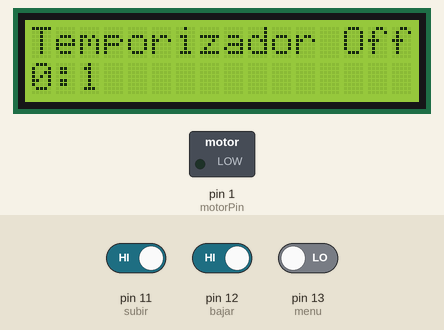
Recording of a sketch running on a simulated Arduino Uno, built with avr-gcc and run on an emulated ATmega328P. Shown: 16×2 character LCD, switched loads named in the sketch (green lamp = pin HIGH). The inputs (shaded band) are chosen by the test bench; at power-on: pin 11 (subir) HIGH, pin 12 (bajar) HIGH, pin 13 (menu) LOW. EEPROM starts erased.

Above: at 1.2 s.
1.3 s: pin 11 (subir) driven LOW and pin 12 (bajar) driven LOW and pin 13 (menu) driven HIGH
At 2.7 s:
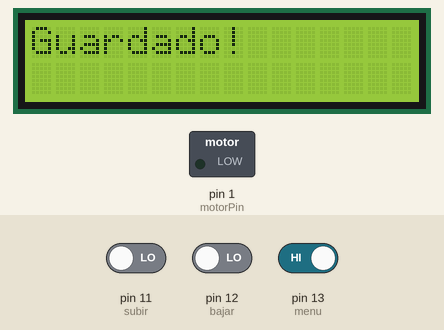
4.3 s: pin 11 (subir) driven HIGH
At 6.3 s:
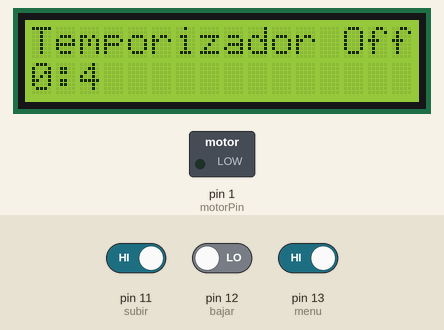
7.0 s: pin 11 (subir) driven LOW
At 9.1 s:
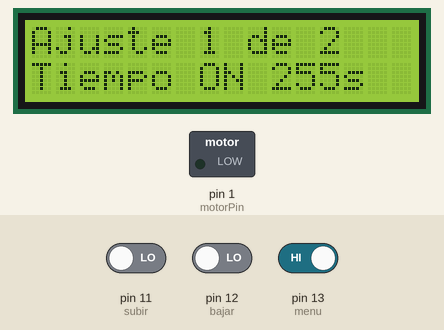
9.2 s: pin 12 (bajar) driven HIGH
10.7 s: pin 13 (menu) driven LOW
At 11.01 s:
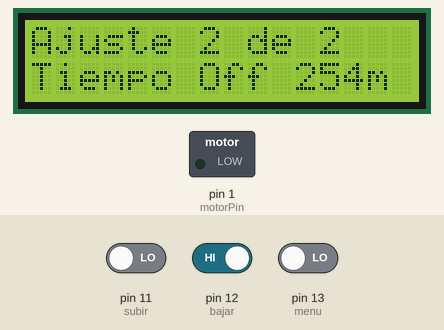
12.4 s: pin 11 (subir) driven HIGH and pin 12 (bajar) driven LOW
At 14.68 s:
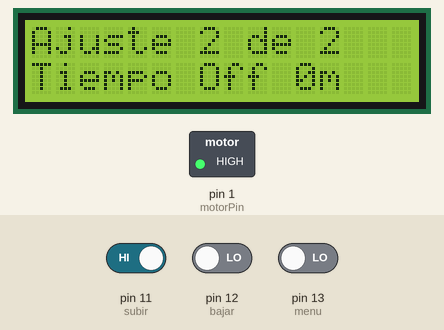
Timing chart, 0 to 16.2 s (numbered marks = the images above; inputs shaded):
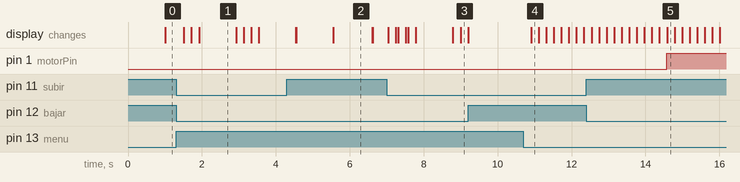

Measured:
- after the input at 1.3 s, the display: first changes after 0.21 s (image 1 shows a later state)
- after the input at 4.3 s, the display: first differs from a run without the input after 0.25 s (image 2 shows a later state)
- after the input at 7.0 s, the display: first changes at once (image 3 shows a later state)
- after the input at 10.7 s, the display: changes after 0.21 s (image 4)
- after the input at 12.4 s, pin 1 (motorPin): LOW → HIGH after 2.2 s
- what the display in image 1 shows lasts 1.0 s, from 1.9 s to 2.9 s
- what the display in image 2 shows lasts 1.0 s, from 5.6 s to 6.6 s

The sketch:

Temporizador_PRO_1.8.ino
```cpp
// include the library code:
#include <LiquidCrystal.h>
#include <EEPROM.h>
#include <avr/wdt.h>

int tiempoOn = 8; // segundos
int tiempoOff = 1; // minutos
int eepromTiempoOn = 10;
int eepromTiempoOff = 11;
const int motorPin =  1;      // the number of the LED pin
int subirEstado;
int bajarEstado;
int menuEstado;
const int subir = 11;
const int bajar = 12;
const int menu = 13;
int motorState = LOW;             // ledState used to set the LED
unsigned long previousMillis = 0;        // will store last time LED was updated
const long interval = 1000;           // interval at which to blink (milliseconds)
int minutos = 0;
int segundos = 0;
int contadorMenu = 0;
const int rs = 8, en = 7, d4 = 6, d5 = 5, d6 = 4, d7 = 0;
LiquidCrystal lcd(rs, en, d4, d5, d6, d7); //pin real: rs = 14, E = 13, D4 = 12, D5 = 11, D6 = 6, D7 = 2

void setup() {
  // ******************************************************** Watch Dog
  wdt_disable();    // Sumamente importante, para desabilitar el WDT
  // ******************************************************** Watch Dog
  pinMode(motorPin, OUTPUT);
  pinMode(subir, INPUT);
  pinMode(bajar,INPUT);
  pinMode(menu, INPUT);
  tiempoOn = EEPROM.read(eepromTiempoOn);
  tiempoOff = EEPROM.read(eepromTiempoOff);
  digitalWrite(motorPin, motorState);
  lcd.begin(16, 2);
  segundos = 0;
  // ******************************************************** Watch Dog
  wdt_enable(WDTO_8S); // habilitamos el reloj de arena a 8 segundos
  // ******************************************************** Watch Dog
}

void loop() {
  subirEstado = digitalRead(subir);
  bajarEstado = digitalRead(bajar);
  menuEstado = digitalRead(menu);
  if((subirEstado == LOW) && (bajarEstado == LOW) && (menuEstado == HIGH)){
    contadorMenu = contadorMenu + 1;
    delay(200);
    lcd.clear();
   }


    if(contadorMenu == 0){
    lcd.setCursor(0, 0);
    lcd.print("Temporizador");
    if(motorState == LOW){
    lcd.print(" Off");
    }else{
     lcd.print(" On ");
  }
    lcd.setCursor(0,1);
    lcd.print(minutos);
    lcd.print(':');
    lcd.print(segundos);
   }

   if(contadorMenu == 1){
    lcd.setCursor(0, 0);
    lcd.print("Ajuste 1 de 2");
    lcd.setCursor(0, 1);
    lcd.print("Tiempo ON ");
    lcd.print(tiempoOn);
    lcd.print("s");
    if((subirEstado == HIGH) && (bajarEstado == LOW) && (menuEstado == LOW)){
      tiempoOn = tiempoOn + 1;
       delay(200);
       if(tiempoOn >= 60){
      tiempoOn = 0;
      lcd.clear();
   }
   }

    if((subirEstado == LOW) && (bajarEstado == HIGH) && (menuEstado == LOW)){
      tiempoOn = tiempoOn - 1;
      delay(200);
      if(tiempoOn <= 0){
      tiempoOn = 59;
      lcd.clear();
     }
    }
   }
   if(contadorMenu == 2){
    lcd.setCursor(0, 0);
    lcd.print("Ajuste 2 de 2");
    lcd.setCursor(0, 1);
    lcd.print("Tiempo Off ");
    lcd.print(tiempoOff);
    lcd.print("m");

    if((subirEstado == HIGH) && (bajarEstado == LOW) && (menuEstado == LOW)){
      tiempoOff = tiempoOff + 1;
       delay(200);
       if(tiempoOff >= 256){
      tiempoOff = 0;
       lcd.clear();
   }
   }

    if((subirEstado == LOW) && (bajarEstado == HIGH) && (menuEstado == LOW)){
      tiempoOff = tiempoOff - 1;
      delay(200);
       if(tiempoOff <= 0){
       tiempoOff = 255;
       lcd.clear();
   }
   }
   }


  unsigned long currentMillis = millis();
  if(currentMillis - previousMillis >= interval) {
    previousMillis = currentMillis;
    // ******************************************************** Watch Dog
  wdt_reset(); // sino regreso en 8 segundos llama a reset
 // ******************************************************** Watch Dog
    segundos = segundos + 1;

  }


  if(segundos == 60){
    segundos = 0;
    minutos = minutos + 1;
  }
  if(segundos == 5){
    lcd.begin(16, 2);
    delay(5);
    tiempoOn = EEPROM.read(eepromTiempoOn);
    tiempoOff = EEPROM.read(eepromTiempoOff);;
  }

  if (motorState == LOW){
      if(minutos == tiempoOff){
        minutos = 0;
        segundos = 0;
        motorState = HIGH;
         //lcd.noDisplay();
        //digitalWrite(motorPin, motorState);
         //lcd.display();
        lcd.clear();
      }
    }

  if (motorState == HIGH){
      if(segundos == tiempoOn){
        motorState = LOW;
        //lcd.noDisplay();
        //digitalWrite(motorPin, motorState);
        segundos = 0;
        minutos = 0;
        //delay(10);
         //lcd.display();
        lcd.clear();
      }
    }
    if(contadorMenu == 3){
      contadorMenu = 0;
      EEPROM.write(eepromTiempoOn, tiempoOn);
      EEPROM.write(eepromTiempoOff,tiempoOff);
      lcd.setCursor(0, 0);
      lcd.print("Guardado!");
      delay(1000);
      lcd.clear();
    }

      digitalWrite(motorPin, motorState);

  // ******************************************************** Watch Dog
  wdt_reset(); // sino regreso en 8 segundos llama a reset
 // ******************************************************** Watch Dog

}
```
